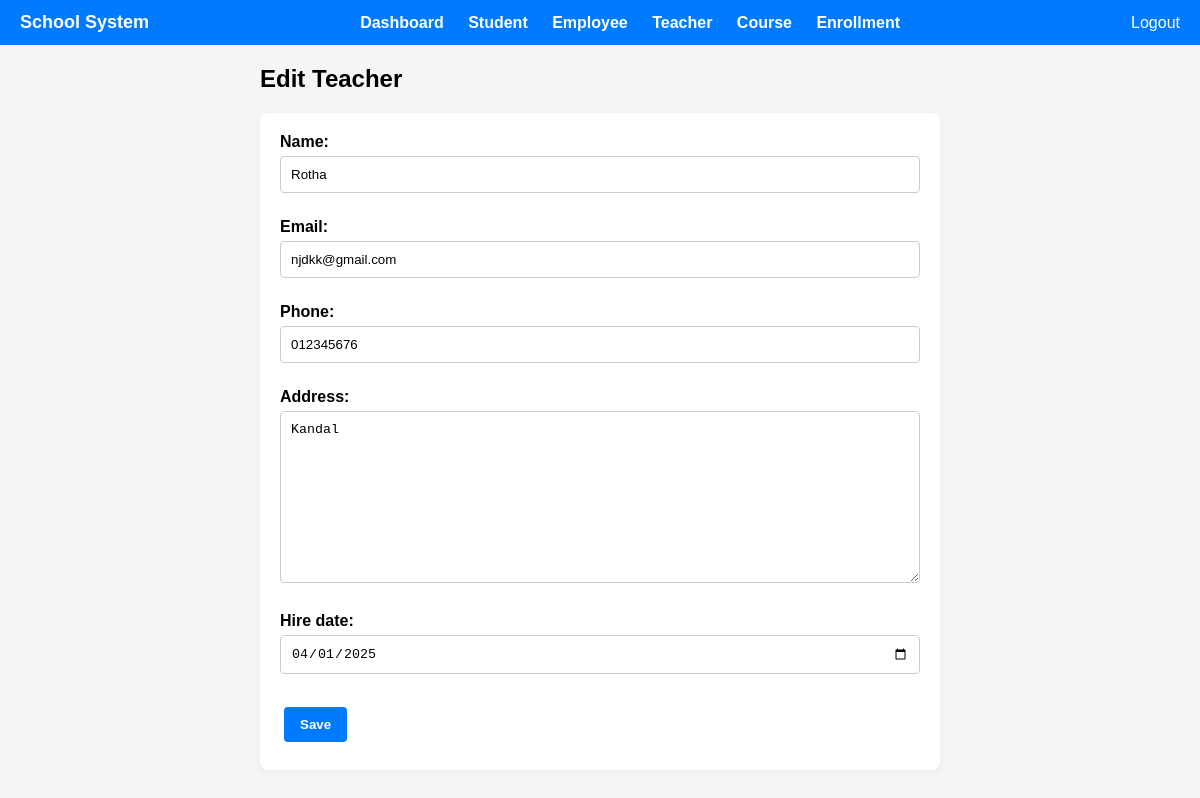
The page /teachers/edit/1/ (signed in) on the database its author committed.
### teachers/models.py (models this page shows, shortened)
class Teacher(models.Model):
    name = models.CharField(max_length=100)
    email = models.EmailField(unique=True)
    phone = models.CharField(max_length=15, blank=True, null=True)
    address= models.TextField(blank=True, null=True)
    hire_date = models.DateField(null=True, blank=True)

### employees/decorators.py (the view)
    def wrapper(request, *args, **kwargs):
        if not request.session.get('employee_id'):
            return redirect('login')
        return view_func(request, *args, **kwargs)

### teachers/forms.py
class TeacherForm(forms.ModelForm):
    class Meta:
        model = Teacher
        fields = ['name', 'email', 'phone', 'address', 'hire_date']
        widgets = {
            'hire_date': forms.DateInput(attrs={
                'type': 'date',
                'class': 'form-control'
            }),
        }

### teachers/views.py (called while the page is built)
@employee_login_required
def teacher_update(request, pk):
    teacher = get_object_or_404(Teacher, pk=pk)
    form = TeacherForm(request.POST or None, instance=teacher)
    if form.is_valid():
        form.save()
        return redirect('teacher_list')
    return render(request, 'teachers/teacher_form.html', {'form': form})

### teachers/templates/teachers/teacher_form.html (shortened to what this page needs)
{% extends 'base.html' %} {% block title %}Add Teacher {% endblock title %}
{% block content %}
<div class="container-sm">
  <h2>{% if form.instance.pk %}Edit{% else %}Add{% endif %} Teacher</h2>
<form method="post" class="form-container">
  {{ form.as_p }}
  <button type="submit" class="button-link">Save</button>
</form>
</div>
{% endblock content %}

### static/css/style.css (style rules this page uses)
body { margin: 0; font-family: Arial, sans-serif; background-color: #f4f5f7; }
.container-sm { max-width: 60%; margin: auto; padding: 20px; }
.button-link { display: inline-block; padding: 10px 16px; margin: 8px 4px; background-color: #007bff; color: white; border: none; border-radius: 4px; font-weight: bold; text-decoration: none; transition: background-color 0.2s; cursor: pointer; }
.form-container { background-color: white; padding: 20px; margin-top: 20px; border-radius: 8px; box-shadow: 0 2px 10px rgba(0, 0, 0, 0.05); width: 100%; }
.form-container p { margin-bottom: 15px; }
.form-container label { font-weight: bold; display: block; margin-bottom: 5px; }
.form-container input, .form-container select, .form-container textarea { width: 100%; padding: 10px; border-radius: 4px; border: 1px solid #ccc; margin-bottom: 10px; }
* { margin: 0; padding: 0; box-sizing: border-box; }

### rows shown on the page
Teacher: name "Rotha", email "njdkk@gmail.com", phone "012345676", address "Kandal", hire_date "04/01/2025"
